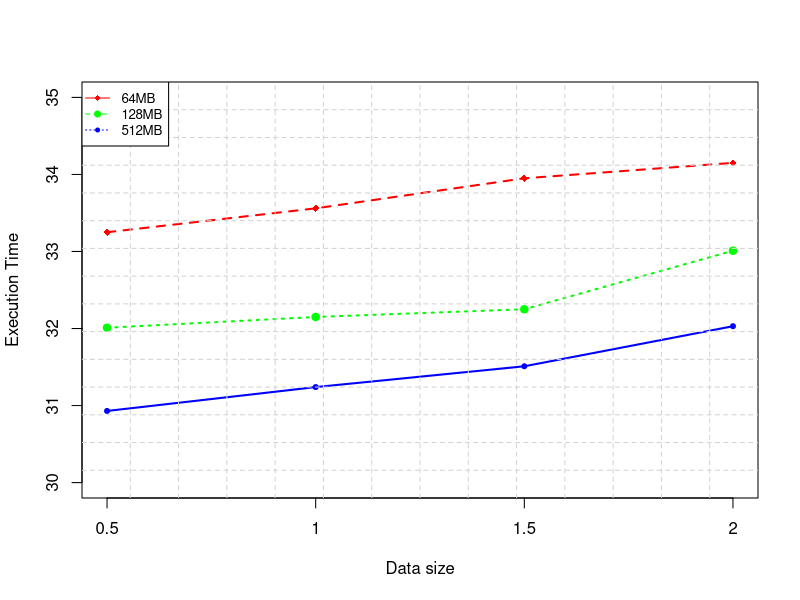

Generate this figure with R:


pdf('/Users/bikash/Dropbox/purude/hadoopfailure/paper/LatexPaper/img/executiontime.pdf', bg = "white")
x <- c(0.5, 1.0, 1.5, 2.0)
#x <- c(0.5, 1.0, 1.5, 2)
y <- c(33.25,  33.56, 33.95, 34.15)
y1 <- c( 32.01, 32.15, 32.25, 33.01)
y2 <- c(30.93, 31.24, 31.51, 32.03)
plot(NULL, xlim=c(1,4), ylim=c(30,35), xlab="Data size", ylab="Execution Time",xaxt="n"  )
lines(y, lwd=2, col="red", lty = 2)
points(y, cex=1, col="red", lty=2, pch=18 )
axis(1, at=1:4, labels=x)
lines(y1, lwd=2, col="green", lty = 3)
points(y1,  cex=1, col="green", lty=3, pch=19)
lines(y2, lwd=2, col="blue", pch=23, lty=1)
points(y2, cex=1, col="blue", lty=1, pch=20 )
grid(14, 15, lty = 2)
legend("topleft",  legend=c("64MB", "128MB", "512MB" ) , cex=0.8, lty=1:3, pc=18:20, col=c("red","green","blue") )
dev.off()




